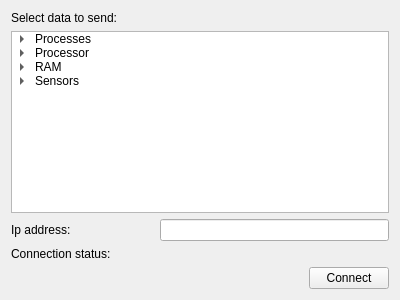
<?xml version="1.0" encoding="UTF-8"?>
<ui version="4.0">
 <class>DataSendWidgetUi</class>
 <widget class="QWidget" name="DataSendWidgetUi">
  <property name="geometry">
   <rect>
    <x>0</x>
    <y>0</y>
    <width>400</width>
    <height>300</height>
   </rect>
  </property>
  <property name="windowTitle">
   <string>Form</string>
  </property>
  <layout class="QGridLayout" name="gridLayout">
   <item row="0" column="0">
    <widget class="QLabel" name="label">
     <property name="text">
      <string>Select data to send:</string>
     </property>
    </widget>
   </item>
   <item row="1" column="0" colspan="3">
    <widget class="QTreeWidget" name="dataSendTree">
     <attribute name="headerVisible">
      <bool>false</bool>
     </attribute>
     <column>
      <property name="text">
       <string>Name</string>
      </property>
     </column>
     <item>
      <property name="text">
       <string>Processes</string>
      </property>
      <item>
       <property name="text">
        <string>Name</string>
       </property>
       <property name="checkState">
        <enum>Checked</enum>
       </property>
      </item>
      <item>
       <property name="text">
        <string>Id</string>
       </property>
       <property name="checkState">
        <enum>Checked</enum>
       </property>
      </item>
      <item>
       <property name="text">
        <string>Cpu Usage</string>
       </property>
       <property name="checkState">
        <enum>Checked</enum>
       </property>
      </item>
     </item>
     <item>
      <property name="text">
       <string>Processor</string>
      </property>
      <item>
       <property name="text">
        <string>Name</string>
       </property>
       <property name="checkState">
        <enum>Checked</enum>
       </property>
       <property name="flags">
        <set>ItemIsUserCheckable|ItemIsEnabled</set>
       </property>
      </item>
      <item>
       <property name="text">
        <string>Frequency</string>
       </property>
       <property name="checkState">
        <enum>Checked</enum>
       </property>
      </item>
      <item>
       <property name="text">
        <string>Core Usage</string>
       </property>
       <property name="checkState">
        <enum>Checked</enum>
       </property>
      </item>
      <item>
       <property name="text">
        <string>Total Cpu Usage</string>
       </property>
       <property name="checkState">
        <enum>Checked</enum>
       </property>
      </item>
     </item>
     <item>
      <property name="text">
       <string>RAM</string>
      </property>
      <item>
       <property name="text">
        <string>Total Memory Usage</string>
       </property>
       <property name="checkState">
        <enum>Checked</enum>
       </property>
      </item>
     </item>
     <item>
      <property name="text">
       <string>Sensors</string>
      </property>
      <item>
       <property name="text">
        <string>Name</string>
       </property>
       <property name="checkState">
        <enum>Checked</enum>
       </property>
      </item>
      <item>
       <property name="text">
        <string>Value</string>
       </property>
       <property name="checkState">
        <enum>Checked</enum>
       </property>
      </item>
     </item>
    </widget>
   </item>
   <item row="2" column="0">
    <widget class="QLabel" name="label_2">
     <property name="text">
      <string>Ip address:</string>
     </property>
    </widget>
   </item>
   <item row="2" column="1" colspan="2">
    <widget class="QLineEdit" name="ipAddressLineEdit">
     <property name="inputMask">
      <string/>
     </property>
     <property name="text">
      <string/>
     </property>
    </widget>
   </item>
   <item row="3" column="0">
    <widget class="QLabel" name="label_3">
     <property name="text">
      <string>Connection status:</string>
     </property>
    </widget>
   </item>
   <item row="3" column="1" colspan="2">
    <widget class="QLabel" name="label_4">
     <property name="text">
      <string/>
     </property>
    </widget>
   </item>
   <item row="4" column="0">
    <spacer name="horizontalSpacer">
     <property name="orientation">
      <enum>Qt::Horizontal</enum>
     </property>
     <property name="sizeHint" stdset="0">
      <size>
       <width>142</width>
       <height>20</height>
      </size>
     </property>
    </spacer>
   </item>
   <item row="4" column="1">
    <spacer name="horizontalSpacer_2">
     <property name="orientation">
      <enum>Qt::Horizontal</enum>
     </property>
     <property name="sizeHint" stdset="0">
      <size>
       <width>142</width>
       <height>20</height>
      </size>
     </property>
    </spacer>
   </item>
   <item row="4" column="2">
    <widget class="QPushButton" name="pushButton">
     <property name="text">
      <string>Connect</string>
     </property>
    </widget>
   </item>
  </layout>
 </widget>
 <resources/>
 <connections/>
</ui>
